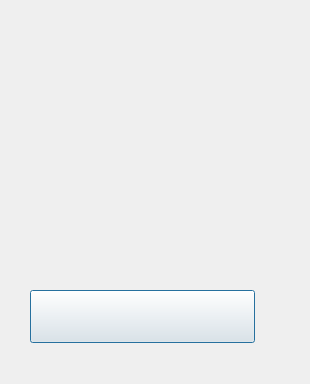
<?xml version="1.0" encoding="UTF-8"?>
<ui version="4.0">
 <class>WinDialog</class>
 <widget class="QDialog" name="WinDialog">
  <property name="geometry">
   <rect>
    <x>0</x>
    <y>0</y>
    <width>310</width>
    <height>384</height>
   </rect>
  </property>
  <property name="windowTitle">
   <string>Dialog</string>
  </property>
  <widget class="QPushButton" name="pushButton">
   <property name="geometry">
    <rect>
     <x>30</x>
     <y>290</y>
     <width>225</width>
     <height>53</height>
    </rect>
   </property>
   <property name="text">
    <string/>
   </property>
   <property name="iconSize">
    <size>
     <width>93</width>
     <height>99</height>
    </size>
   </property>
  </widget>
  <widget class="QLabel" name="label">
   <property name="geometry">
    <rect>
     <x>40</x>
     <y>70</y>
     <width>211</width>
     <height>161</height>
    </rect>
   </property>
   <property name="text">
    <string/>
   </property>
  </widget>
 </widget>
 <resources/>
 <connections/>
</ui>
